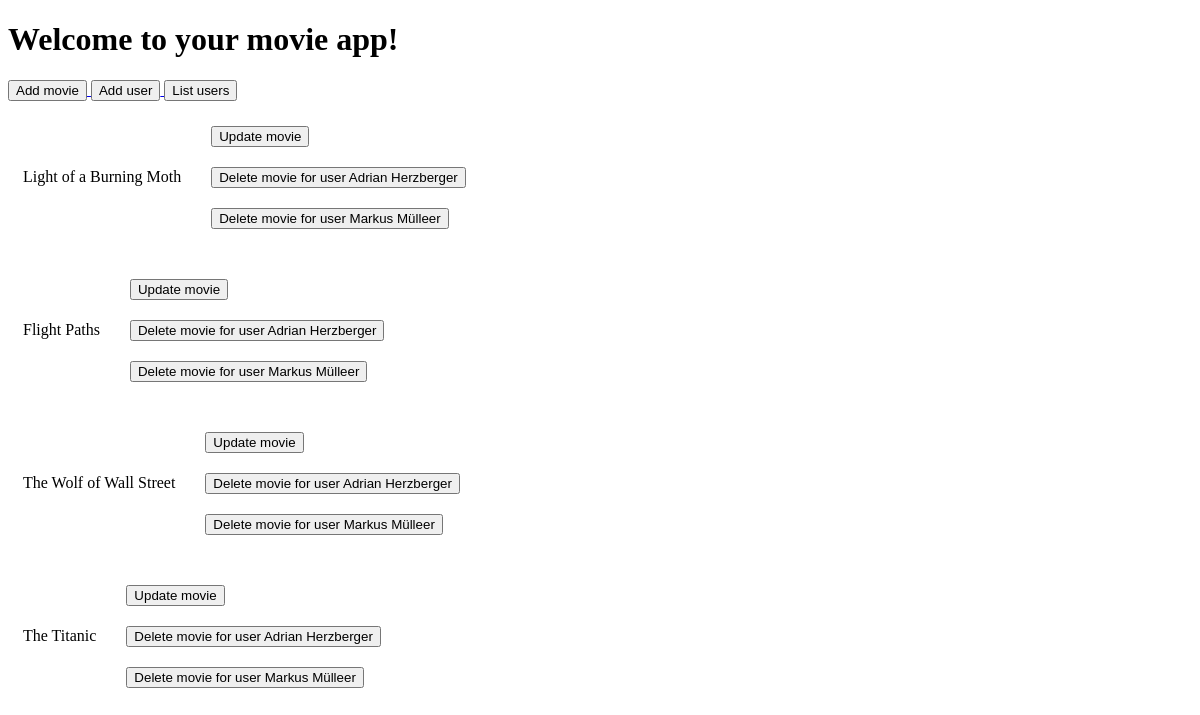
Before: / with the older database file.
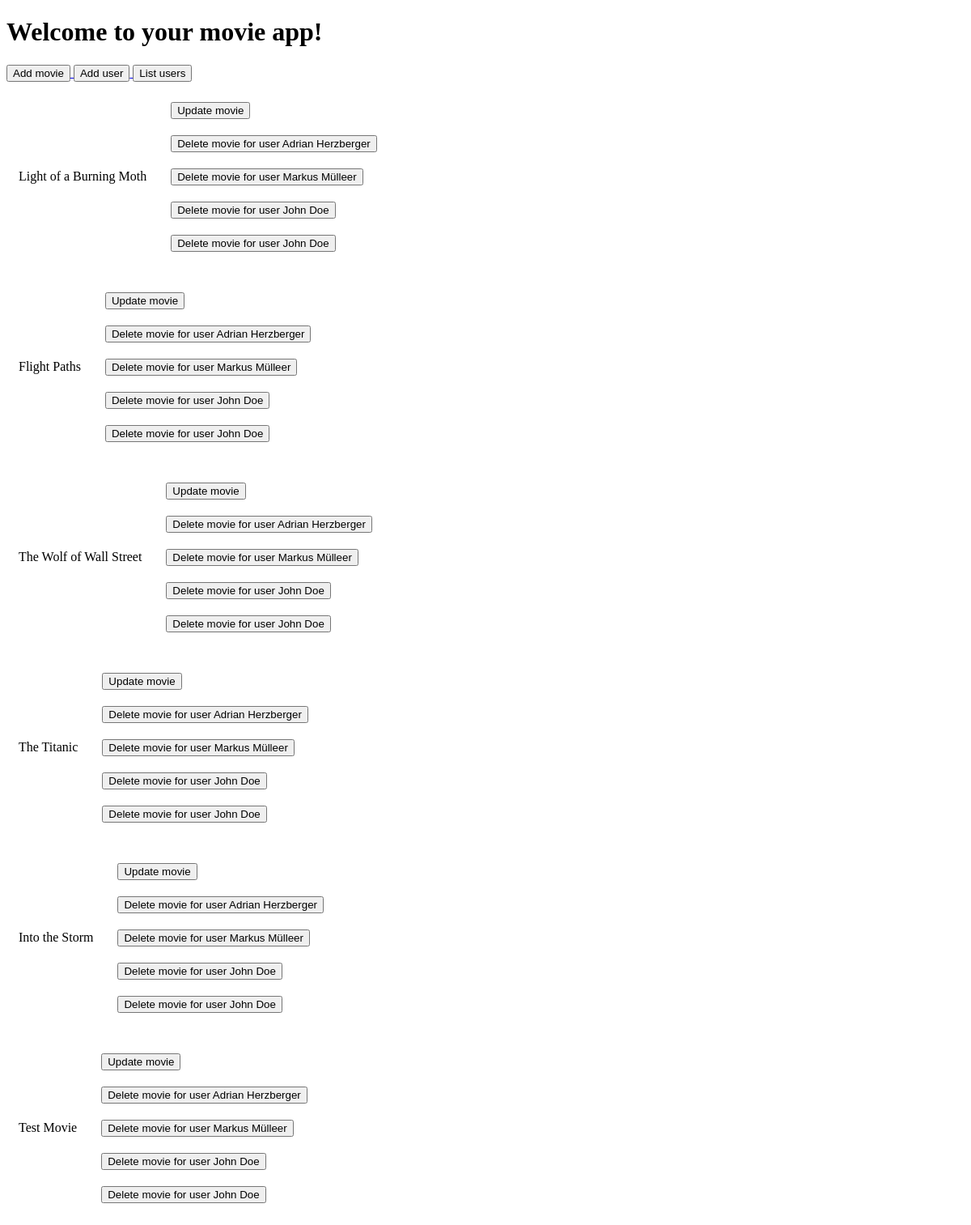
After: the same page with the newer database file.
### _storage/movie_storage.py (models this page shows)
class Movie(db.Model):
    __tablename__ = 'movies'
    id = db.Column(db.Integer, primary_key=True, autoincrement=True)
    movie_title = db.Column(db.String(100), nullable=False)
    movie_rating = db.Column(db.Float, nullable=True)
    directory = db.Column(db.String, nullable=True)
    release_date = db.Column(db.Date, nullable=True)
    user_id = db.Column(db.Integer, ForeignKey('users.id'), nullable=False)
    user = relationship('User', back_populates='movies')

### _storage/user_storage.py (models this page shows)
class User(db.Model):
    __tablename__ = 'users'
    id = db.Column(db.Integer, primary_key=True, autoincrement=True)
    first_name = db.Column(db.String(50), nullable=False)
    last_name = db.Column(db.String(50), nullable=False)
    birth_date = db.Column(db.Date, nullable=False)
    movies = relationship('Movie', back_populates='user', cascade="all, delete-orphan")

### app.py (the view)
@app.route("/", methods=["GET"])
def home():
    if request.method == "GET":
        try:
            movies = data_manager.get_all_movies()
            users = data_manager.get_all_users()
        except Exception as e:
            flash(f"Error fethcing movies or users: {str(e)}")
        return render_template("index.html", movies=movies, users=users)

### _storage/db_data_manager.py (called while the page is built)
    def get_all_users(self):
        return User.query.all()

    def get_all_movies(self):
        return Movie.query.all()

### templates/index.html (shortened to what this page needs)
<!DOCTYPE html>
<html lang="en">
<head>
    <link rel="stylesheet" href="/static/style.css">
</head>
<body>
    <h1>Welcome to your movie app!</h1>
    <a href="/add_movie">
        <button type="button">Add movie</button>
    </a>
    <a href="/add_user">
        <button type="button">Add user</button>
    </a>
    <a href="/users">
        <button type="button">List users</button>
    </a>
    {% if movies %}
    <ul>
        {% for movie in movies %}
        <li>
            <div class="movie-list">
                <p style="cursor: pointer;">{{ movie.movie_title }}</p>
                <div class="button-action">
                    <form action="/update_movie/{{ movie.id }}/" method="POST">
                        <button type="submit">Update movie</button>
                    </form>
                    {% if users %}
                        {% for user in users %}
                            <form action="/users/{{ user.id }}/delete_movie/{{ movie.id }}/" method="POST">
                                <button type="submit">Delete movie for user {{ user.first_name}} {{user.last_name}}</button>
                            </form>
                        {% endfor %}
                    {% endif %}
                </div>
            </div>
        </li>
        {% endfor %}
    </ul>
    {% else %}
    <p>No movie available.</p>
    {% endif %}
</body>
</html>

### static/style.css (style rules this page uses)
.movie-list { display: flex; flex-direction: row; align-items: center; column-gap: 20px; padding: 15px; }
ul { list-style-type: none; margin: 0; padding: 0; }

Changed rows visible on the page:
added User: first_name "John", last_name "Doe"
added User: first_name "John", last_name "Doe"
added Movie: movie_title "Into the Storm", User (first_name "Adrian", last_name "Herzberger"), User (first_name "Markus", last_name "Mülleer")
added Movie: movie_title "Test Movie", User (first_name "Adrian", last_name "Herzberger"), User (first_name "Markus", last_name "Mülleer")
